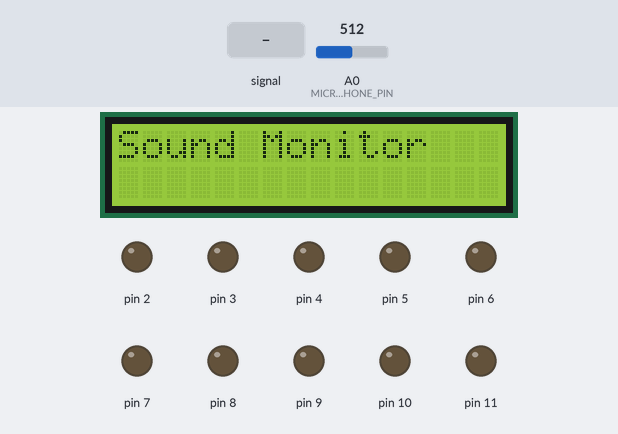
Bench run of a sketch on a simulated Arduino Uno, built with avr-gcc and run on an emulated ATmega328P. On the bench: 16×2 character LCD, output pins drawn as LEDs (lit = HIGH). The test bench sets the inputs (shaded band); at power-on: A0 (MICROPHONE_PIN) = 512. Random numbers use the default seed unless the sketch sets one; what the sketch prints to the serial monitor is not drawn.

Above: at 0.1 s.
2.3 s: A0 (MICROPHONE_PIN) fed a 1000 Hz sine of ±255 counts around its level
At 3.1 s:
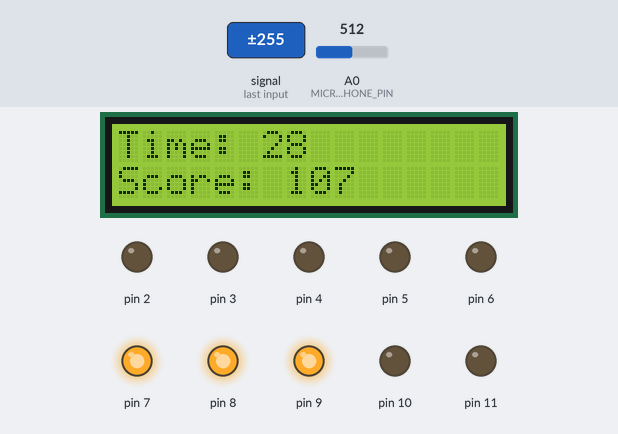
4.0 s: A0 (MICROPHONE_PIN) fed a 200 Hz sine of ±81 counts around its level
At 4.9 s:
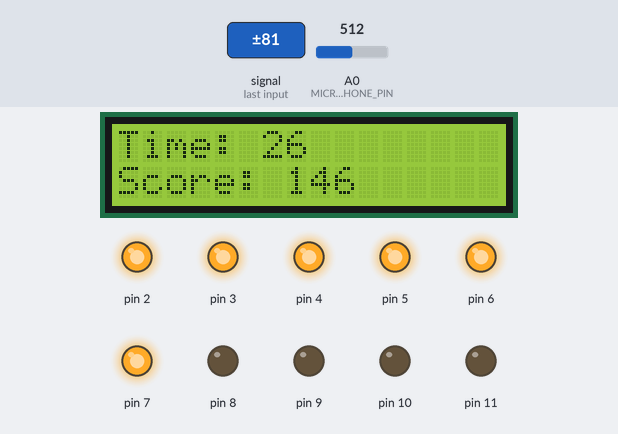
6.1 s: A0 (MICROPHONE_PIN) fed a 200 Hz sine of ±460 counts around its level
At 6.6 s:
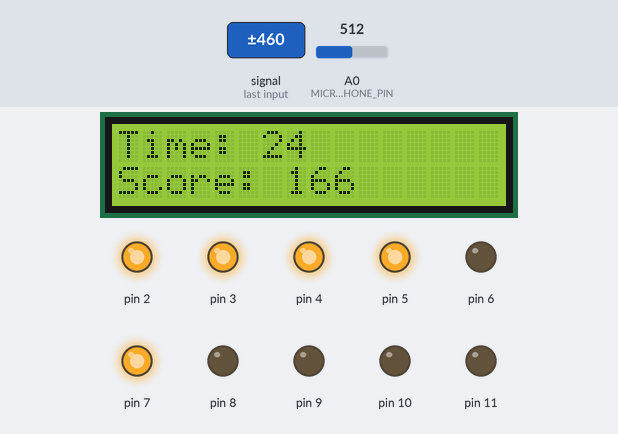
8.6 s: A0 (MICROPHONE_PIN) set to 1023
At 9.33 s:
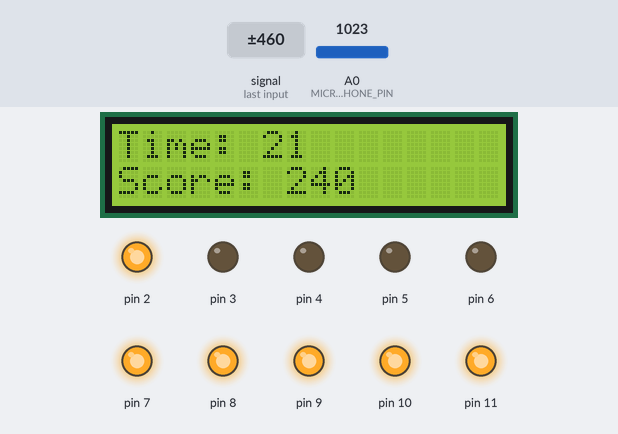
10.7 s: A0 (MICROPHONE_PIN) set to 900
13.7 s: A0 (MICROPHONE_PIN) set to 874
Timing chart, 0 to 27.2 s (numbered marks = the images above; inputs shaded):
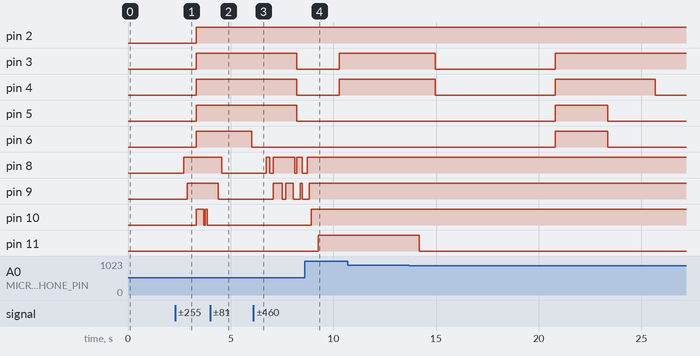

Measured:
- after the input at 2.3 s, pin 8: LOW → HIGH after 0.42 s; pin 9: LOW → HIGH after 0.59 s; pin 10: LOW → HIGH after 1.0 s, → LOW 0.34 s later, → HIGH 0.09 s later, → LOW 0.09 s later
- after the input at 4.0 s, pin 8: HIGH → LOW after 0.56 s; pin 9: HIGH → LOW after 0.39 s
- after the input at 6.1 s, pin 8: goes HIGH 0.17 s, LOW 0.17 s, HIGH 1.1 s, LOW 0.09 s, HIGH 0.26 s, then LOW, starting after 0.62 s; pin 9: goes HIGH 0.45 s, LOW 0.17 s, HIGH 0.36 s, LOW 0.35 s, HIGH 0.09 s, then LOW, starting after 0.97 s
- after the input at 8.6 s, pin 11: LOW → HIGH after 0.66 s
- after the input at 13.7 s, pin 11: HIGH → LOW after 0.48 s

The sketch:

decibel-duel.ino
```cpp
#include <Wire.h>              // Include the Wire library for I2C
#include <LiquidCrystal_I2C.h> // Include the LiquidCrystal_I2C library

// Initialize the I2C LCD with the I2C address, number of columns, and rows
// Common I2C addresses for LCD are 0x27 or 0x3F
LiquidCrystal_I2C lcd(0x23, 16, 2);  // Change the address if necessary

// Configuration constants
namespace Config {
    constexpr int MICROPHONE_PIN = A0;
    constexpr int SAMPLE_RATE_MS = 50;  // Increased sampling rate
    constexpr int SERIAL_BAUD = 9600;

    constexpr int BASELINE_VALUE = 585;
    constexpr int MAX_ADJUSTED_VALUE = 300;
    constexpr int ANALOG_READ_MAX = 1023;

    constexpr int PEAK_HOLD_TIME_MS = 1000;
    constexpr float PEAK_DECAY_RATE = 0.95;
}

// LED pins for each category
enum class UserLEDPin {
    SILENT = 7,
    QUIET = 8,
    MODERATE = 9,
    LOUD = 10,
    VERY_LOUD = 11
};

enum class BotLEDPin {
    SILENT = 2,
    QUIET = 3,
    MODERATE = 4,
    LOUD = 5,
    VERY_LOUD = 6
};

// Sound level thresholds (in percentage)
enum class Threshold {
    SILENT = 10,
    QUIET = 30,
    MODERATE = 60,
    LOUD = 99
};

// Sound categories
enum class SoundCategory {
    Silent,
    Quiet,
    Moderate,
    Loud,
    VeryLoud
};

class SoundMonitor {
private:
    static constexpr int AVERAGE_WINDOW = 10;
    int readings[AVERAGE_WINDOW] = {0};
    int readIndex = 0;
    int total = 0;

    int peakValue = 0;
    unsigned long lastPeakTime = 0;

    SoundCategory currentCategory = SoundCategory::Silent;

    void addReading(int value) {
        total = total - readings[readIndex];
        readings[readIndex] = value;
        total = total + value;
        readIndex = (readIndex + 1) % AVERAGE_WINDOW;
    }

    int getAverage() const {
        return total / AVERAGE_WINDOW;
    }

    int getMaxSample() {
        int maxSample = 0;
        for (int i = 0; i < 4; i++) {
            int sample = analogRead(Config::MICROPHONE_PIN);
            maxSample = max(maxSample, sample);
            delayMicroseconds(100);
        }
        return maxSample;
    }

    int getAverageReading() {
        int maxSample = getMaxSample();
        addReading(maxSample);
        return getAverage();
    }

    int calculateSoundLevel(int sensorValue) {
        int adjustedValue = max(sensorValue - Config::BASELINE_VALUE, 0);
        float scaledValue = pow(adjustedValue / static_cast<float>(Config::MAX_ADJUSTED_VALUE), 0.8f) * 100;
        return constrain(static_cast<int>(scaledValue), 0, 100);
    }

    SoundCategory categorizeSoundLevel(int soundLevel) {
        if (soundLevel <= static_cast<int>(Threshold::SILENT))   return SoundCategory::Silent;
        if (soundLevel <= static_cast<int>(Threshold::QUIET))    return SoundCategory::Quiet;
        if (soundLevel <= static_cast<int>(Threshold::MODERATE)) return SoundCategory::Moderate;
        if (soundLevel <= static_cast<int>(Threshold::LOUD))     return SoundCategory::Loud;
        return SoundCategory::VeryLoud;
    }

    const char* getCategoryString(SoundCategory category) {
        switch (category) {
            case SoundCategory::Silent:   return "Silent";
            case SoundCategory::Quiet:    return "Quiet";
            case SoundCategory::Moderate: return "Moderate";
            case SoundCategory::Loud:     return "Loud";
            case SoundCategory::VeryLoud: return "Very Loud";
            default:                      return "Unknown";
        }
    }

    int getCategoryLEDPin(SoundCategory category) {
        switch (category) {
            case SoundCategory::Silent:   return static_cast<int>(UserLEDPin::SILENT);
            case SoundCategory::Quiet:    return static_cast<int>(UserLEDPin::QUIET);
            case SoundCategory::Moderate: return static_cast<int>(UserLEDPin::MODERATE);
            case SoundCategory::Loud:     return static_cast<int>(UserLEDPin::LOUD);
            case SoundCategory::VeryLoud: return static_cast<int>(UserLEDPin::VERY_LOUD);
            default:                      return -1;
        }
    }

    void updatePeakValue(int soundLevel) {
        unsigned long currentTime = millis();
        if (soundLevel > peakValue) {
            peakValue = soundLevel;
            lastPeakTime = currentTime;
        } else if (currentTime - lastPeakTime > Config::PEAK_HOLD_TIME_MS) {
            peakValue *= Config::PEAK_DECAY_RATE;
        }
    }

    void updateLEDs(SoundCategory newCategory) {
        if (newCategory != currentCategory) {
            // Turn off all LEDs
            for (int i = static_cast<int>(UserLEDPin::SILENT); i <= static_cast<int>(UserLEDPin::VERY_LOUD); i++) {
                digitalWrite(i, LOW);
            }
            // Turn on LEDs up to the new category
            for (int i = static_cast<int>(UserLEDPin::SILENT); i <= getCategoryLEDPin(newCategory); i++) {
                digitalWrite(i, HIGH);
            }
            currentCategory = newCategory;
        }
    }

    void printDebugInfo(int rawValue, int soundLevel, SoundCategory category, int score) {
        Serial.print(F("Raw: "));
        Serial.print(rawValue);
        Serial.print(F(" | Level: "));
        Serial.print(soundLevel);
        Serial.print(F("% | Peak: "));
        Serial.print(peakValue);
        Serial.print(F("% | Category: "));
        Serial.print(getCategoryString(category));
        Serial.print(F(" | Score: "));
        Serial.println(score);
    }

    void updateLCD(unsigned long remainingTime, int score) {
        lcd.setCursor(0, 0);               // Set cursor to the first column of the first row
        lcd.print("                ");     // Clear the line by printing spaces
        lcd.setCursor(0, 0);               // Reset cursor to the start of the line
        lcd.print("Time: ");
        lcd.print(remainingTime / 1000);   // Print the remaining time in seconds

        lcd.setCursor(0, 1);               // Set cursor to the first column of the second row
        lcd.print("Score: ");
        lcd.print(score);                  // Print the score
    }

    int getCategoryValue(SoundCategory category) {
        switch (category) {
            case SoundCategory::Silent:   return 0;
            case SoundCategory::Quiet:    return 1;
            case SoundCategory::Moderate: return 2;
            case SoundCategory::Loud:     return 3;
            case SoundCategory::VeryLoud: return 4;
            default:                      return 0;
        }
    }

public:
    void begin() {
        Serial.begin(Config::SERIAL_BAUD);
        initializeLEDs();

        lcd.init();           // Initialize the LCD
        lcd.backlight();      // Turn on the backlight
        lcd.print("Sound Monitor");  // Print a welcome message
        delay(1000);
        lcd.clear();  // Clear the LCD

        for (int i = 0; i < AVERAGE_WINDOW; i++) {
            addReading(getMaxSample());
            delay(1);
        }

        digitalWrite(getCategoryLEDPin(currentCategory), HIGH);
    }

    void initializeLEDs() {
        for (int i = static_cast<int>(UserLEDPin::SILENT); i <= static_cast<int>(UserLEDPin::VERY_LOUD); i++) {
            pinMode(i, OUTPUT);
            digitalWrite(i, LOW);
        }
        for (int i = static_cast<int>(BotLEDPin::SILENT); i <= static_cast<int>(BotLEDPin::VERY_LOUD); i++) {
            pinMode(i, OUTPUT);
            digitalWrite(i, LOW);
        }
    }

    void update(SoundCategory botCategory, int& score, unsigned long remainingTime) {
        int sensorValue = getAverageReading();
        int soundLevel = calculateSoundLevel(sensorValue);
        updatePeakValue(soundLevel);

        SoundCategory userCategory = categorizeSoundLevel(soundLevel);
        updateLEDs(userCategory);

        // Calculate the difference between user and bot categories
        int userCategoryValue = getCategoryValue(userCategory);
        int botCategoryValue = getCategoryValue(botCategory);
        int categoryDifference = abs(userCategoryValue - botCategoryValue);

        // Calculate the score increment based on the category difference
        int scoreIncrement = 0;
        switch (categoryDifference) {
            case 0:  // Same category
                scoreIncrement = 5;
                break;
            case 1:  // One category apart
                scoreIncrement = 3;
                break;
            case 2:  // Two categories apart
                scoreIncrement = 2;
                break;
            case 3:  // Three categories apart
                scoreIncrement = 1;
                break;
            case 4:  // Four categories apart
                scoreIncrement = 1;
                break;
            default:
                scoreIncrement = 0;
                break;
        }

        // Update the score
        score += scoreIncrement;

        // Update the LCD with the remaining time and score
        updateLCD(remainingTime, score);

        // Print debug info
        printDebugInfo(sensorValue, soundLevel, userCategory, score);  // Pass the score here
    }
};

SoundMonitor soundMonitor;

class BotLEDController {
private:
    SoundCategory currentBotCategory = SoundCategory::Silent;
    unsigned long lastChangeTime = 0;
    unsigned long changeInterval = 0;

    int getCategoryLEDPin(SoundCategory category) {
        switch (category) {
            case SoundCategory::Silent:   return static_cast<int>(BotLEDPin::SILENT);
            case SoundCategory::Quiet:    return static_cast<int>(BotLEDPin::QUIET);
            case SoundCategory::Moderate: return static_cast<int>(BotLEDPin::MODERATE);
            case SoundCategory::Loud:     return static_cast<int>(BotLEDPin::LOUD);
            case SoundCategory::VeryLoud: return static_cast<int>(BotLEDPin::VERY_LOUD);
            default:                      return -1;
        }
    }

    void updateBotLEDs(SoundCategory newCategory) {
        if (newCategory != currentBotCategory) {
            // Turn off all Bot LEDs
            for (int i = static_cast<int>(BotLEDPin::SILENT); i <= static_cast<int>(BotLEDPin::VERY_LOUD); i++) {
                digitalWrite(i, LOW);
            }
            // Turn on Bot LEDs up to the new category
            for (int i = static_cast<int>(BotLEDPin::SILENT); i <= getCategoryLEDPin(newCategory); i++) {
                digitalWrite(i, HIGH);
            }
            currentBotCategory = newCategory;
        }
    }

    SoundCategory getRandomCategory() {
        int randomValue = random(0, 5);  // Random value between 0 and 4
        return static_cast<SoundCategory>(randomValue);
    }

public:
    void begin() {
        for (int i = static_cast<int>(BotLEDPin::SILENT); i <= static_cast<int>(BotLEDPin::VERY_LOUD); i++) {
            pinMode(i, OUTPUT);
            digitalWrite(i, LOW);
        }
        randomSeed(analogRead(0));  // Seed the random number generator
        lastChangeTime = millis();
        changeInterval = random(2000, 3000);  // Random interval between 2 and 10 seconds
    }

    SoundCategory update() {
        unsigned long currentTime = millis();
        if (currentTime - lastChangeTime >= changeInterval) {
            SoundCategory newCategory = getRandomCategory();
            updateBotLEDs(newCategory);
            lastChangeTime = currentTime;
            changeInterval = random(2000, 3000);  // Set a new random interval
            currentBotCategory = newCategory;  // Update the bot's current category
        }
        return currentBotCategory;  // Return the bot's current category
    }
};

BotLEDController botLEDController;

int score = 0;
unsigned long gameStartTime = 0;
const unsigned long GAME_DURATION = 30000;  // 30 seconds in milliseconds

void setup() {
    soundMonitor.begin();
    botLEDController.begin();
    gameStartTime = millis();  // Record the start time of the game
}

void loop() {
    unsigned long currentTime = millis();
    unsigned long elapsedTime = currentTime - gameStartTime;

    if (elapsedTime < GAME_DURATION) {
        // Game is still running
        unsigned long remainingTime = GAME_DURATION - elapsedTime;
        SoundCategory botCategory = botLEDController.update();  // Get the bot's current category
        soundMonitor.update(botCategory, score, remainingTime);  // Pass the bot's category and remaining time to the sound monitor
        delay(Config::SAMPLE_RATE_MS);
    } else {
        // Game over, display "Game Over" on the LCD
        lcd.setCursor(0, 0);
        lcd.print("Game Over");
        lcd.setCursor(0, 1);
        lcd.print("Score: ");
        lcd.print(score);
        while (true);  // Stop the game loop
    }
}

// ADD button to restart game
// Turn off all LEDS when game is over
// Refactor/ separate into different files
```
